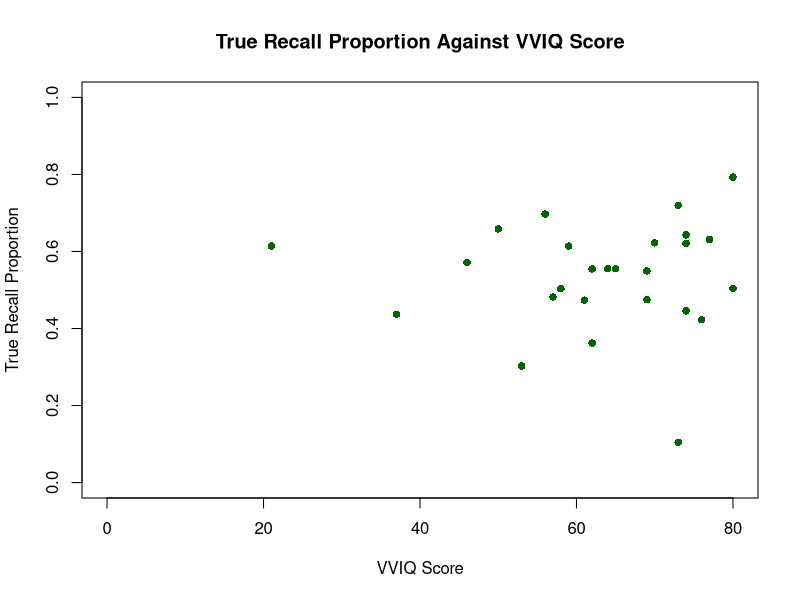
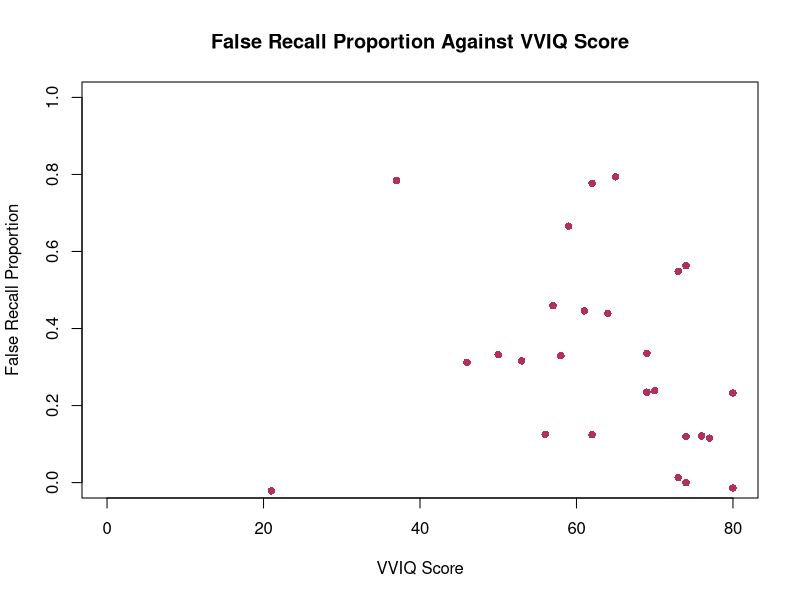
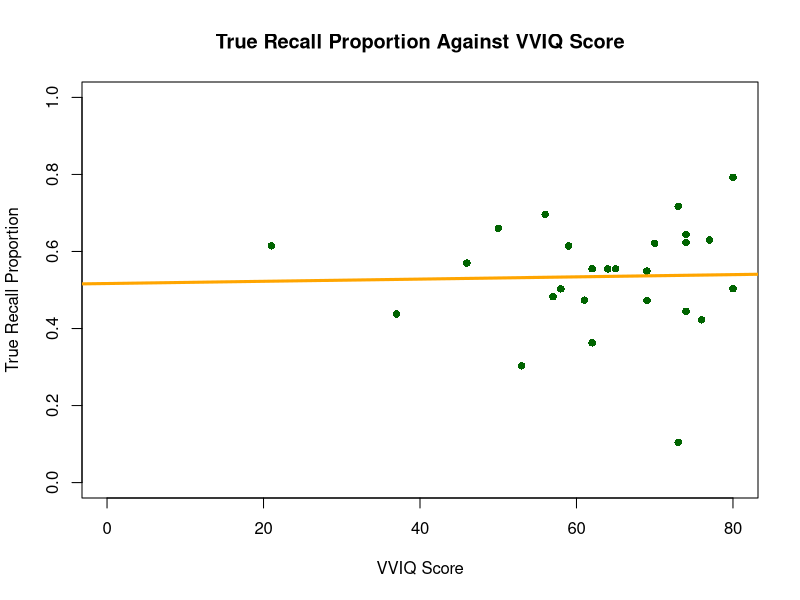
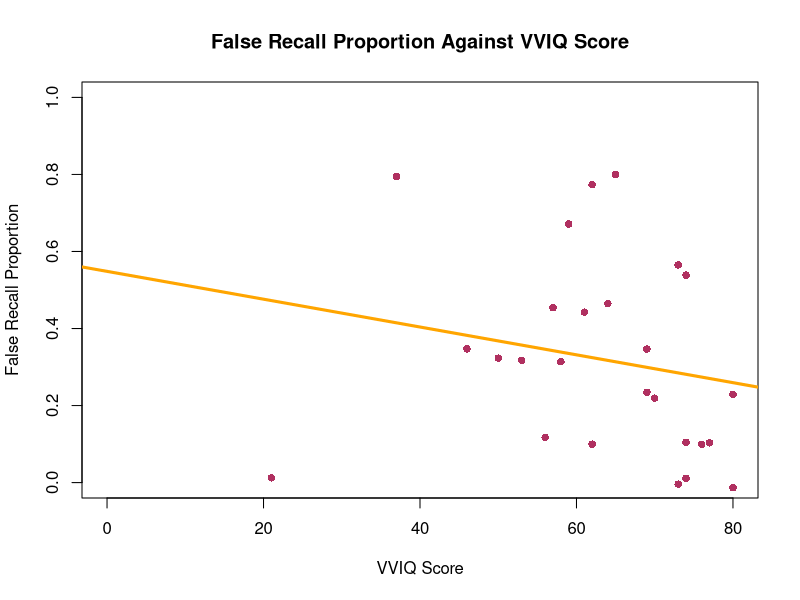
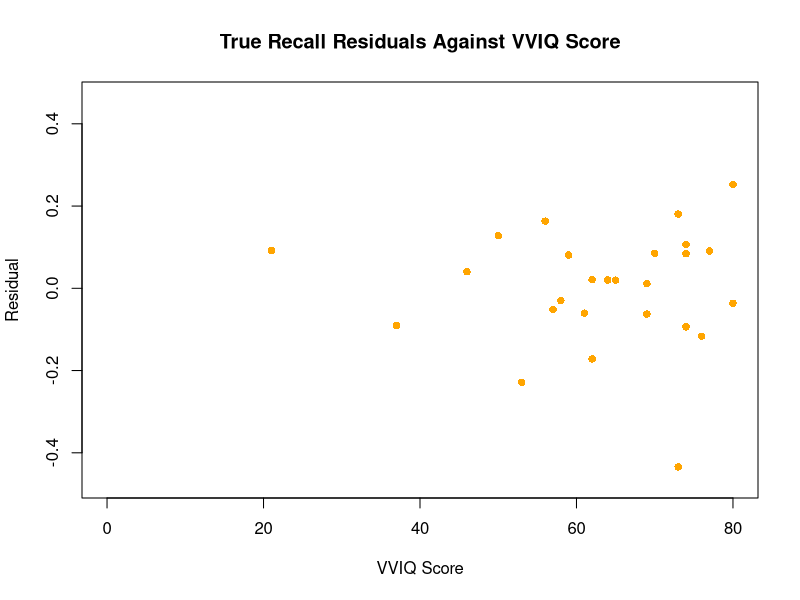
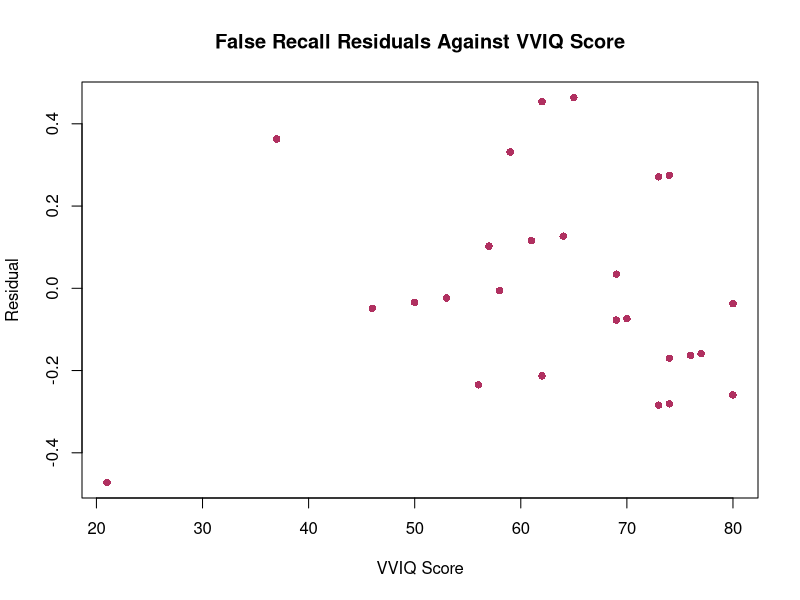

Source code (R) for these figures, in order:
## ---- chunk 1
knitr::opts_chunk$set(echo = TRUE, message = FALSE)
# Can set your local path to control exactly where this saves. Otherwise, will save in directory with the Rmd file
# knitr::opts_knit$set(root.dir = "/home/expdes/outputs/")  

library(tidyverse)  # hub of many packages
set.seed(1)  # reproducible results
theme_set(theme_minimal())  # nice-looking plots

## ---- chunk 2

# Loading the CSVs
class_data <- read.csv(file.path("data", "class_data.csv"))
participant_level_data <- read.csv(file.path("data", "participant_level_data.csv"))

# Pre extract relevant columns
vviq_scores        <- participant_level_data$VVIQ_score
trueRecall_scores  <- participant_level_data$true_recall_proportion
falseRecall_scores <- participant_level_data$false_recall_proportion
## ---- chunk 3

# Plot vviq by true recall
plot(
     vviq_scores,
     jitter(trueRecall_scores),
     col = "darkgreen",
     pch = 16,
     xlab = "VVIQ Score",
     ylab = "True Recall Proportion",
     xlim = c(0, max(vviq_scores)),
     ylim = c(0, 1),
     main = "True Recall Proportion Against VVIQ Score"
)
## ---- chunk 4
# Plot vviq by false recall
plot(
     vviq_scores,
     jitter(falseRecall_scores),
     col = "maroon",
     pch = 16,
     xlab = "VVIQ Score",
     ylab = "False Recall Proportion",
     xlim = c(0, max(vviq_scores)),
     ylim = c(0, 1),
     main = "False Recall Proportion Against VVIQ Score"
)
## ---- chunk 5
bestfit_line = function(x_col, y_col, m_name, b_name) {
  
  # Get means
  mean_x <- mean(x_col)
  mean_y <- mean(y_col)
  
  # Get difference from means
  x_diff <- x_col - mean_x
  y_diff <- y_col - mean_y
  
  # calculate m and b
  m <- sum(x_diff * y_diff) / sum(x_diff ^ 2)
  b <- mean_y - (m * mean_x)
  
  bestfit <- data.frame(m, b)
  names(bestfit) <- c(m_name, b_name)
  return(bestfit)
}

coefs_truerecall <- bestfit_line(vviq_scores, trueRecall_scores, 
                                 "m_truerecall", "b_truerecall")
# Print the data
knitr::kable(
  coefs_truerecall,
  caption = "Line of Best Fit Data (True Recall)"
)
## ---- chunk 6
coefs_falserecall <- bestfit_line(vviq_scores, falseRecall_scores, 
                                 "m_falserecall", "b_falserecall")
# Print the data
knitr::kable(
  coefs_falserecall,
  caption = "Line of Best Fit Data (False Recall)"
)
## ---- chunk 7
# Plot vviq by true recall
plot(
     vviq_scores,
     jitter(trueRecall_scores),
     col = "darkgreen",
     pch = 16,
     xlab = "VVIQ Score",
     ylab = "True Recall Proportion",
     xlim = c(0, max(vviq_scores)),
     ylim = c(min(0, coefs_truerecall$b_truerecall), 1),
     main = "True Recall Proportion Against VVIQ Score"
)
abline(a = coefs_truerecall$b_truerecall[1],
       b = coefs_truerecall$m_truerecall[1],
       col = "orange",
       lwd = 3)
## ---- chunk 8
plot(
     vviq_scores,
     jitter(falseRecall_scores),
     col = "maroon",
     pch = 16,
     xlab = "VVIQ Score",
     ylab = "False Recall Proportion",
     xlim = c(0, max(vviq_scores)),
     ylim = c(min(0, coefs_falserecall$b_falserecall), 1),
     main = "False Recall Proportion Against VVIQ Score"
)
abline(a = coefs_falserecall$b_falserecall[1],
       b = coefs_falserecall$m_falserecall[1],
       col = "orange",
       lwd = 3)
## ---- chunk 9
calculate_residuals = function(x_col, y_col, coefs) {
  
  # Extract slope and intercept from coefficients
  m <- coefs[1, 1]
  b <- coefs[1, 2]
  
  # Calculate predicted values for x column
  pred_vals <- (m * x_col) + b
  
  # Get residuals
  residuals <- data.frame(residuals = y_col - pred_vals)
  
  return(residuals)
}

truerecall_resid_bestfit <- calculate_residuals(vviq_scores, trueRecall_scores, coefs_truerecall)

# Print the data
knitr::kable(
  head(truerecall_resid_bestfit, 10),
  caption = "True Recall Residuals (First 10 Rows)"
)
## ---- chunk 10
falserecall_resid_bestfit <- calculate_residuals(vviq_scores, falseRecall_scores, coefs_falserecall)

# Print the data
knitr::kable(
  head(falserecall_resid_bestfit, 10),
  caption = "False Recall Residuals (First 10 Rows)"
)
## ---- chunk 11
overall_min_resid <- min(min(truerecall_resid_bestfit$residuals), min(falserecall_resid_bestfit$residuals))
overall_max_resid <- max(max(truerecall_resid_bestfit$residuals), max(falserecall_resid_bestfit$residuals))
plot(
     vviq_scores,
     jitter(truerecall_resid_bestfit$residuals),
     col = "orange",
     pch = 16,
     xlab = "VVIQ Score",
     ylab = "Residual",
     xlim = c(0, max(vviq_scores)),
     ylim = c(overall_min_resid, overall_max_resid),
     main = "True Recall Residuals Against VVIQ Score"
)
## ---- chunk 12
plot(
     vviq_scores,
     jitter(falserecall_resid_bestfit$residuals),
     col = "maroon",
     pch = 16,
     xlab = "VVIQ Score",
     ylab = "Residual",
     xlim = c(min(vviq_scores), max(vviq_scores)),
     ylim = c(overall_min_resid, overall_max_resid),
     main = "False Recall Residuals Against VVIQ Score"
)
## ---- chunk 13
# Best fit line for VVIQ & true recall proportion

# Get initial values (apparently not a dataframe)
builtin_true  <- lm(trueRecall_scores ~ vviq_scores)

# Convert data to dataframes
builtin_coefs_truerecall  <- data.frame(
                        m_truerecall = builtin_true$coefficients[2],
                        b_truerecall = builtin_true$coefficients[1])

# Log the results in line and equation form
knitr::kable(
  builtin_coefs_truerecall,
  caption = "Line of Best Fit Data (True Recall)"
)
cat(sprintf("True Recall Line of Best Fit: y = %.6f * x + %.6f", builtin_coefs_truerecall$m_truerecall, builtin_coefs_truerecall$b_truerecall)
)
## ---- chunk 14
# Best fit line for VVIQ & false recall proportion

# Get initial values (apparently not a dataframe)
builtin_false <- lm(falseRecall_scores ~ vviq_scores)

# Convert data to dataframes
builtin_coefs_falserecall <- data.frame(
                        m_falserecall = builtin_false$coefficients[2],
                        b_falserecall = builtin_false$coefficients[1])

# Log the results in table and equation form
knitr::kable(
  builtin_coefs_falserecall,
  caption = "Line of Best Fit Data (False Recall)"
)
cat(sprintf("False Recall Line of Best Fit: y = %.6f * x + %.6f", builtin_coefs_falserecall$m_falserecall, builtin_coefs_falserecall$b_falserecall)
)
## ---- chunk 15


# Add values to class data
class_data$true_recall_proportion_z <- scale(class_data$true_recall_proportion)
class_data$vviq_z <- scale(class_data$VVIQ_score)

# Log the results
knitr::kable(
  class_data,
  caption = "Class Data (First 10 Rows)"
)
## ---- chunk 16

# Let's do this up front so I don't have to do this every time
class_data$encoding_strategy <- as.factor(class_data$encoding_strategy)
class_data$interference_type <- as.factor(class_data$interference_type)

# Calculate the multiple linear regression
fit <- lm(
          true_recall_proportion_z ~
          encoding_strategy + interference_type + vviq_z,
          data = class_data
)

# Print the summary
summary(fit)
## ---- chunk 17

# Get predicted values
pred_trp <- predict(fit)

# Get squared differences of errors
sqrd_errs <- (class_data$true_recall_proportion_z - pred_trp) ^ 2

# Get SSE
SSE <- sum(sqrd_errs)

cat(sprintf("Sum of Square Errors (SSE): %.6f", SSE))
## ---- chunk 18
# Actually we shouldn't need this block since we z scored so mean is just 0
# ==========================================================================
# Get mean of predicted values
# mean_trp <- mean(class_data$true_recall_proportion_z)

# Get squared residuals
# sqrd_diffs <- (pred_trp - mean_trp) ^ 2
# ==========================================================================

# Get SSR
SSR <- sum(pred_trp ^ 2)

cat(sprintf("Sum of Square Regression (SSR): %.6f", SSR))
## ---- chunk 19
# Similarly we can just sum and square because we centered DV around 0
# ====================================================================

SST <- sum(class_data$true_recall_proportion_z ^ 2)
cat(sprintf("Sum of Square Total (SST): %.6f", SST))
## ---- chunk 20

# Calculate the multiple linear regression without including the encoding strategy
fit_no_encoding <- lm(
          true_recall_proportion_z ~
          interference_type + vviq_z,
          data = class_data
)

# Get predicted true recall performance for no encoding model
pred_trp_no_encoding <- predict(fit_no_encoding)

# Get SSR for no encoding
SSR_no_encoding <- sum(pred_trp_no_encoding ^ 2)

# Subtract off no encoding SSR
UniqueSSR_encoding_strategy <- SSR - SSR_no_encoding

# Print results
cat(sprintf("SSR unique to encoding strategy: %.6f", UniqueSSR_encoding_strategy))
## ---- chunk 21

# Calculate the multiple linear regression without including vviq
fit_no_vviq <- lm(
          true_recall_proportion_z ~
          encoding_strategy + interference_type,
          data = class_data
)

# Get predicted true recall performance for no vviq
pred_trp_no_vviq <- predict(fit_no_vviq)

# Get SSR for no vviq
SSR_no_vviq <- sum(predict(fit_no_vviq) ^ 2)

# Subtract off no vviq SSR
UniqueSSR_vviq <- SSR - SSR_no_vviq

# Print results
cat(sprintf("SSR unique to VVIQ: %.6f", UniqueSSR_vviq))
## ---- chunk 22
# Working under the assumption that we want ONLY SSR shared by encoding and vviq...

# Calculate interference only SSR
fit_interference_only <- lm(
  true_recall_proportion_z ~ interference_type,
  data = class_data
)
SSR_interference_only <- sum(predict(fit_interference_only) ^ 2)

# Thinking in terms of ...
# Total_SSR = All SSR in interference + SSR unique to encoding + encoding unique to VVIQ +
Shared_SSR <- (SSR - SSR_interference_only) -
              UniqueSSR_encoding_strategy -
              UniqueSSR_vviq


# Print results
cat(sprintf("SSR shared by ONLY encoding strategy and VVIQ: %.6f", Shared_SSR))






## ---- chunk 23

# Compute R^2
Rsq <- SSR / SST

# Print results
cat(sprintf("Full Model R^2: %.6f", Rsq))
## ---- chunk 24

# Number of data points
n <- nrow(class_data)

# Number of predictors
k <- 6

# Get adjusted R^2
numerator <- SSE / (n - k - 1)
denominator <- SST / (n - 1)
Adj_Rsq <- 1 - (numerator / denominator)

# Print results
cat(sprintf("Adjusted R^2: %.6f", Adj_Rsq))
## ---- chunk 25

# Calculate it
cohen_fsq <- Rsq / (1 - Rsq)

# Print it
cat(sprintf("Cohen's f^2: %.6f", cohen_fsq))
## ---- chunk 26

# Get the degrees of freedom for predictors and residuals
predictors_df <- k
residuals_df <- n - k - 1

# Compute F statistic
numerator <- SSR / predictors_df
denominator <- SSE / residuals_df
F_stat <- numerator / denominator

# Compute p-value
pval_F <- 1 - pf(F_stat, df1 = predictors_df, df2 = residuals_df)

cat(sprintf("F-statistic: %.6f\n", F_stat))
cat(sprintf("p-value: %.6f", pval_F))
## ---- chunk 27

# Just goin' right on ahead and usin' the built in functions
# ==========================================================

# R^2
Rsq_builtin <- summary(fit)$r.squared

# Adjusted R^2
Adj_Rsq_builtin <- summary(fit)$adj.r.squared

# F statistic
F_stat_builtin <- summary(fit)$fstatistic[1]

# F statistic p val
pval_F_builtin <- pf(summary(fit)$fstatistic[1],
                     summary(fit)$fstatistic[2],
                     summary(fit)$fstatistic[3],
                     lower.tail = FALSE)

# Print the results
cat(sprintf("Built-in R^2: %.6f\n", Rsq_builtin))
cat(sprintf("Built-in Adjusted R^2: %.6f\n", Adj_Rsq_builtin))
cat(sprintf("Built-in F-statistic: %.6f\n", F_stat_builtin))
cat(sprintf("Built-in p-value: %.6f", pval_F_builtin))
## ---- chunk 28
#t_stat
#pval_t
## ---- chunk 29
#model_updated
## ---- chunk 30

